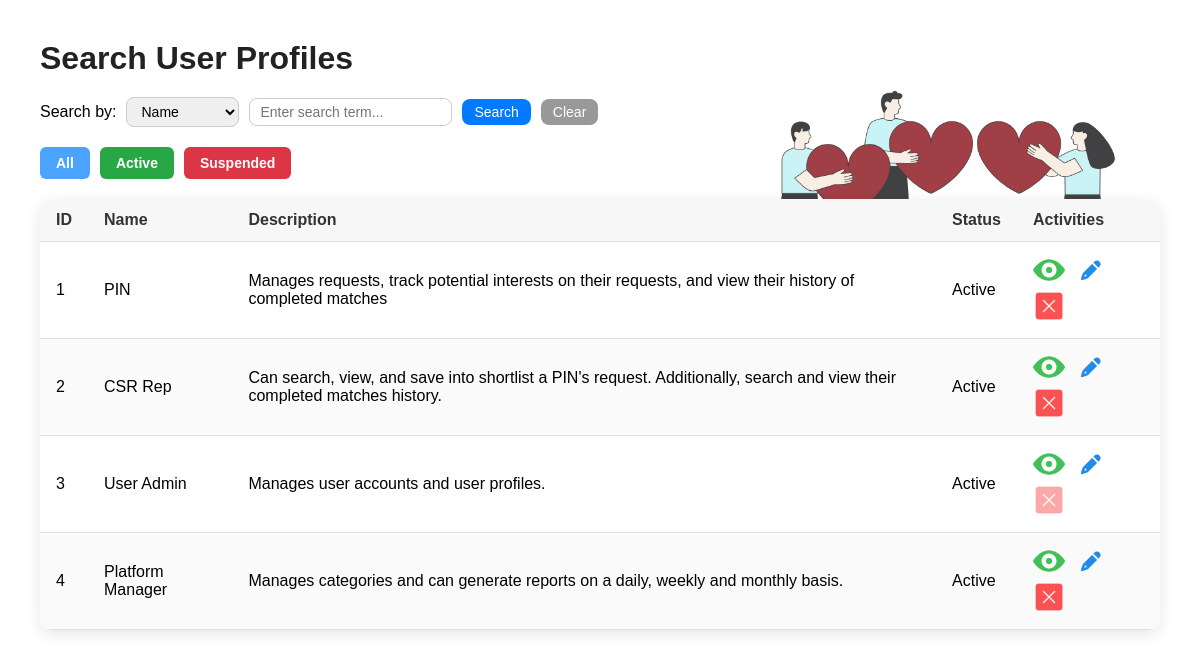
The app's page /boundaries/SearchUserProfiles.php with its own data.
### tables this page shows
CREATE TABLE `userprofile` (
  `pID` int NOT NULL,
  `name` varchar(100) NOT NULL,
  `description` text NOT NULL,
  `status` enum('Active','Suspended') NOT NULL DEFAULT 'Active'
);

### controllers/ViewUserProfileController.php (called while the page is built, shortened)
<?php
require_once __DIR__ . '/../entities/UserProfile.php';
class ViewUserProfileController {
    private $userProfileEntity;
    public function __construct() {
        $this->userProfileEntity = new UserProfile();
    }
    public function GetUserProfiles() {
        $profiles = $this->userProfileEntity->viewUserProfiles();
        return $profiles;
    }
}
?>

### entities/UserProfile.php (called while the page is built, shortened)
<?php
require_once __DIR__ . '/../config/DBConnection.php';
class UserProfile {
	public function viewUserProfiles() {
		global $conn;
		$result = $conn->query("SELECT * FROM userprofile");
		while ($row = $result->fetch_assoc()) {
            $profiles[] = $row;
        }
		return $profiles;
	}
}
?>

### boundaries/UserProfileList.php (the view, shortened to what this page needs)
<?php
require_once __DIR__ . '/../controllers/ViewUserProfileController.php';
require_once __DIR__ . '/../controllers/SuspendUserProfileController.php';
$filter = $_POST['filter'] ?? 'all';
?>
<!DOCTYPE html>
<html lang="en">
<head>
</head>
<body>
    <form method="post" class="filter-buttons">
        <button type="submit" name="filter" value="all" <?php if($filter=='all') echo 'style="opacity:0.7"'; ?>>All</button>
        <button type="submit" name="filter" value="active" <?php if($filter=='active') echo 'style="opacity:0.7"'; ?>>Active</button>
        <button type="submit" name="filter" value="suspended" <?php if($filter=='suspended') echo 'style="opacity:0.7"'; ?>>Suspended</button>
    </form>
    <table>
        <thead>
            <tr>
                <th>ID</th>
                <th>Name</th>
                <th>Description</th>
                <th>Status</th>
                <th>Activities</th>
            </tr>
        </thead>
        <tbody>
            <?php if (!empty($profiles)) : ?>
                <?php foreach ($profiles as $profile) :
                    $isAdmin = strtolower($profile['name']) === 'user admin';
                ?>
                    <tr>
                        <td><?php echo htmlspecialchars($profile['pID']); ?></td>
                        <td><?php echo htmlspecialchars($profile['name']); ?></td>
                        <td><?php echo htmlspecialchars($profile['description']); ?></td>
                        <td><?php echo htmlspecialchars($profile['status']); ?></td>
                        <td>
                            <button class="activity-button" onclick="viewUserProfile(<?php echo $profile['pID']; ?>)">
                                <img src="boundaries/viewIcon.png" alt="View">
                            </button>
                            <button class="activity-button" onclick="goToProfileUpdate(<?php echo $profile['pID']; ?>)">
                                <img src="boundaries/updateIcon.png" alt="Update">
                            </button>
                            <button class="activity-button <?php echo $isAdmin ? 'disabled' : ''; ?>"
                                    <?php if (!$isAdmin) : ?>onclick="suspendUserProfile(<?php echo $profile['pID']; ?>)"<?php endif; ?>>
                                <img src="boundaries/suspendIcon.png" alt="Suspend">
                            </button>
                        </td>
                    </tr>
                <?php endforeach; ?>
            <?php else : ?>
                <tr><td colspan="5">No profiles found.</td></tr>
            <?php endif; ?>
        </tbody>
    </table>
</body>
</html>

### boundaries/SearchUserProfiles.php (style rules this page uses)
body { font-family: Arial, sans-serif; background: url('boundaries/background1.png') no-repeat center center/cover; margin: 40px; }

### boundaries/UserProfileList.php (style rules this page uses)
.filter-buttons { margin-bottom: 20px; display: flex; gap: 10px; }
.filter-buttons button { padding: 8px 16px; border: none; border-radius: 6px; cursor: pointer; font-size: 14px; font-weight: 600; color: #fff; transition: all 0.2s ease; }
.filter-buttons button[name="filter"][value="all"] { background-color: #007bff; }
.filter-buttons button[name="filter"][value="active"] { background-color: #28a745; }
.filter-buttons button[name="filter"][value="suspended"] { background-color: #dc3545; }
table { width: 100%; border-collapse: separate; border-spacing: 0; border-radius: 12px; overflow: hidden; box-shadow: 0 4px 15px rgba(0,0,0,0.1); background: #ffffff; }
th, td { padding: 12px 16px; text-align: left; border-bottom: 1px solid #e0e0e0; }
th { background: #f7f7f7; font-weight: 700; color: #333; }
tr:nth-child(even) { background-color: #fafafa; }
.activity-button { background: none; border: none; cursor: pointer; margin-right: 6px; padding: 0; width: 32px; height: 32px; }
.activity-button img { width: 100%; height: auto; display: block; transition: transform 0.2s, filter 0.2s; }
.activity-button.disabled { cursor: not-allowed; opacity: 0.5; }

### records on screen
userprofile: pID "1", name "PIN", description "Manages requests, track potential interests on their requests, and view their history of completed matches", status "Active"
userprofile: pID "2", name "CSR Rep", description "Can search, view, and save into shortlist a PIN's request. Additionally, search and view their completed matches history.", status "Active"
userprofile: pID "3", name "User Admin", description "Manages user accounts and user profiles.", status "Active"
userprofile: pID "4", name "Platform Manager", description "Manages categories and can generate reports on a daily, weekly and monthly basis.", status "Active"
